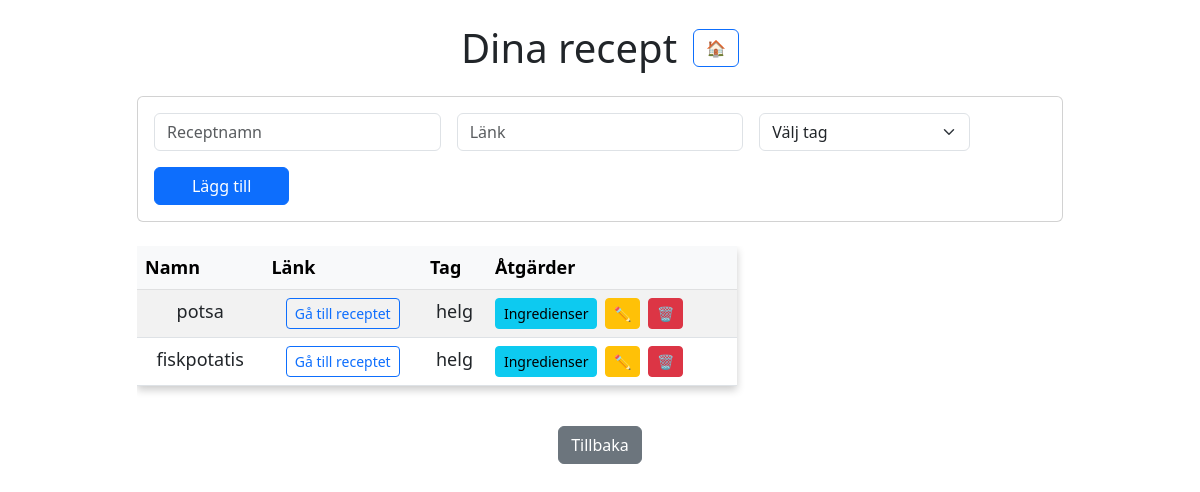
The page /user/1/recipebank on the database its author committed.
### models/recipe.py (models this page shows)
class Recipe(db.Model):
    __tablename__ = 'recipe'
    id = db.Column(db.Integer(), primary_key=True)
    name = db.Column(db.String(200), nullable=False)
    link = db.Column(db.String(500), nullable=False)
    tag = db.Column(db.String(50), nullable=False)
    user_id = db.Column(db.Integer(), db.ForeignKey('user.id', ondelete="CASCADE"), nullable=False)
    ingredients = db.relationship('Ingredient', backref='recipe', lazy=True, cascade="all, delete-orphan")

### routes/routes.py (the view)
@routes.route('/user/<int:user_id>/recipebank', methods=['GET', 'POST'])
def recipebank(user_id):
    if request.method == 'POST':
        value = request.form.get('action')
        if value == "add":
            recipe_name = request.form['name']
            recipe_link = request.form['link']
            recipe_tag = request.form['tag']
            return add_recipe(user_id, recipe_name, recipe_link, recipe_tag)
        elif value == "remove":
            return remove_recipe(user_id, request.form.get('recipe_id'))
        elif value == "edit":
            recipe_name = request.form['name']
            recipe_link = request.form['link']
            recipe_tag = request.form['tag']
            recipe_id = request.form['recipe_id']
            edit_recipe(recipe_name, recipe_link, recipe_tag, recipe_id)
        return redirect(f'/user/{user_id}/recipebank')
    else:
        user = User.query.get(user_id)  # Find the user by ID
        highlight_id = request.args.get('highlight_id')
        if not user:
            return "User not found", 404  # Handle invalid users
        recipes = Recipe.query.filter_by(user_id=user.id).all()  # Get only this user's recipes
        return render_template('recipebank.html',
                               highlight_id=highlight_id,
                               recipes=recipes,
                               user=user)

### routes/routes.py (called while the page is built)
@routes.before_request
def track_history():
    if 'history' not in session:
        session['history'] = []
    if request.method == 'GET' and request.endpoint not in ('static',):
        current_url = request.path  # only the path, not full URL
        history = session['history']
        if not history or history[-1] != current_url:
            history.append(current_url)
        if len(history) > 10:
            history.pop(0)
    session.modified = True  # Ensure changes are saved

@routes.context_processor
def inject_back_url():
    history = session.get('history', [])
    if len(history) >= 2:
        back_url = history[-2]
    else:
        back_url = url_for('routes.index')
    return dict(back_url=back_url)

### templates/recipebank.html (shortened to what this page needs)
{% extends 'base.html' %}
{% block body %}
<div class="container mt-4">
    <div class="d-flex justify-content-center align-items-center mb-4 gap-3 flex-wrap">
        <h1 class="mb-0 text-center">Dina recept</h1>
        <a href="{{ url_for('routes.index') }}" class="btn btn-outline-primary">🏠</a>
      </div>
    <div class="row justify-content-center">
        <div class="col-md-10">
            <div class="card mb-4">
                <div class="card-body">
                    <form method="POST" class="row g-3">
                        <div class="col-md-4">
                            <input type="text" class="form-control" name="name" placeholder="Receptnamn" required>
                        </div>
                        <div class="col-md-4">
                            <input type="text" class="form-control" name="link" placeholder="Länk" required>
                        </div>
                        <div class="col-md-3">
                            <select class="form-select" name="tag" required>
                                <option value="" disabled selected>Välj tag</option>
                            </select>
                        </div>
                        <div class="col-md-2">
                            <button type="submit" name="action" value="add" class="btn btn-primary w-100">
                                Lägg till
                            </button>
                        </div>
                    </form>
                </div>
            </div>
            {% if recipes|length < 1 %}
                <div class="alert alert-info text-center">
                    Inga tillagda recept
                </div>
            {% else %}
                <div class="table-responsive">
                    <table class="table table-striped table-hover">
                        <thead class="table-light">
                            <tr>
                                <th>Namn</th>
                                <th>Länk</th>
                                <th>Tag</th>
                                <th>Åtgärder</th>
                            </tr>
                        </thead>
                        <tbody>
                            {% for recipe in recipes %}
                                <tr id="recipe-{{ recipe.id }}" class="{% if highlight_id == recipe.id|string %}highlighted{% endif %}">
                                    <td>{{ recipe.name }}</td>
                                    <td>
                                        <a href="{{ 'https://' + recipe.link if not recipe.link.startswith('http') else recipe.link }}"
                                           target="_blank" rel="noopener noreferrer"
                                           class="btn btn-sm btn-outline-primary">
                                            Gå till receptet
                                        </a>
                                    </td>
                                    <td>{{ recipe.tag }}</td>
                                    <td>
                                        <div class="d-flex flex-wrap gap-2">
                                            <a href="/user/{{user.id}}/recipebank/{{recipe.id}}/ingredients"
                                               class="btn btn-sm btn-info">
                                                Ingredienser
                                            </a>
                                            <form id="submit-form" method="POST" action="">
                                                <button
                                                    type="button"
                                                    onclick="openModal('{{ recipe.name }}', '{{ recipe.link }}', '{{ recipe.tag }}', '{{ recipe.id}}')"
                                                    class="btn btn-sm btn-warning">
                                                    ✏️
                                                </button>
                                            </form>
                                            <form action="/user/{{user.id}}/recipebank" method="POST" class="d-inline">
                                                <button
                                                    type="submit"
                                                    name="action"
                                                    value="remove"
                                                    class="btn btn-sm btn-danger">
                                                    🗑️
                                                </button>
                                            </form>
                                        </div>
                                    </td>
                                </tr>
                            {% endfor %}
                        </tbody>
                    </table>
                </div>
            {% endif %}
            <div class="text-center mt-4">
                <a href="{{ url_for('routes.go_back') }}" class="btn btn-secondary">
                    Tillbaka
                </a>
            </div>
        </div>
    </div>
</div>
{% endblock %}

### static/css/main.css (style rules this page uses)
body { margin: 0; font-family: sans-serif; }
table { width: 80%; max-width: 600px; border-collapse: collapse; background-color: #f8f9fa; box-shadow: 0 4px 8px rgba(0, 0, 0, 0.2); }
th, td { border: 2px solid #000; padding: 12px; text-align: center; font-size: 18px; }
th { background-color: #343a40; color: white; }
tr:nth-child(even) { background-color: #e9ecef; }

### rows shown on the page
Recipe: name "potsa", tag "helg"
Recipe: name "fiskpotatis", tag "helg"
